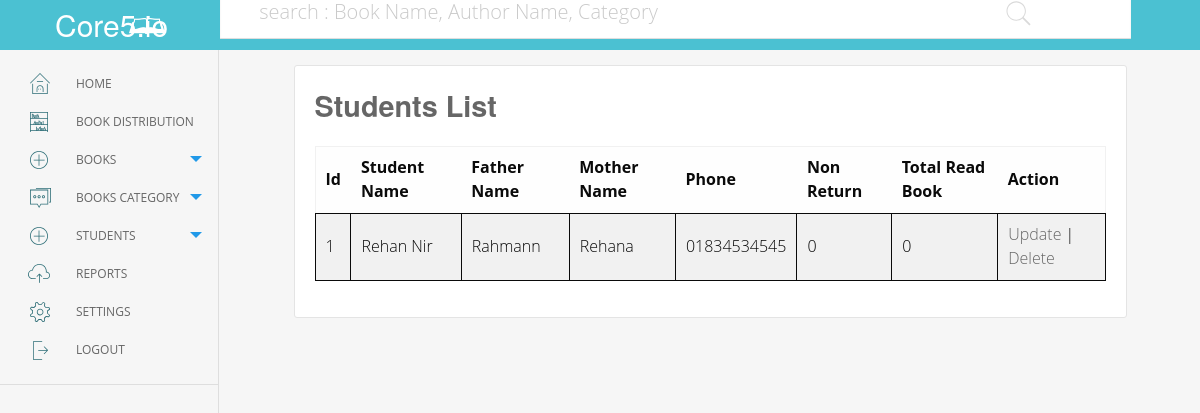
The page /student_list/ on the database its author committed.
### apps/models.py (models this page shows, shortened)
class AddStudent(models.Model):
    name = models.CharField(max_length=45)
    father_name = models.CharField(max_length=45)
    mother_name = models.CharField(max_length=45)
    unique_id = models.CharField(max_length=45, null=True, blank=True, unique=True)
    phone = models.CharField(max_length=45)
    email = models.EmailField()
    address = models.TextField()

### apps/views.py (the view)
# urls.py: url(r'^student_list/$', views.student_list, name="student_list"),
def student_list(request):
    queryset = AddStudent.objects.all()
    context = {
        "object_list": queryset
    }
    return render(request, '501students_list.html', context)

### apps/templates/501students_list.html (shortened to what this page needs)
{% extends 'base.html' %}
{% load static %}
{% block content %}
<div id="books_add" class="full_box">
    <h2>Students List</h2>
  <div class="dda_container" id="search_main">
    <table style="width: 100%;">
      <tr>
        <th>Id</th>
        <th>Student Name</th>
        <th>Father Name</th>
        <th>Mother Name</th>
        <th>Phone</th>
        <th>Non Return</th>
        <th>Total Read Book</th>
        <th>Action</th>
      </tr>
        {% for obj in object_list %}
          <tr>
            <td>{{ obj.id }}</td>
            <td>{{ obj.name }}</td>
            <td>{{ obj.father_name }}</td>
            <td>{{ obj.mother_name }}</td>
            <td>{{ obj.phone }}</td>
            <td>0</td>
            <td>0</td>
            <td><a href="#" class="update">Update</a> | <a href="#" class="del">Delete</a></td>
          </tr>
        {% endfor %}
    </table>
  </div>
</div>
{% endblock content %}

### apps/static/css/custom.css (style rules this page uses)
td { border: 1px solid; padding: 6px 7px 5px; }

### rows shown on the page
AddStudent: id "1", name "Rehan Nir", father_name "Rahmann", mother_name "Rehana", phone "01834534545"
